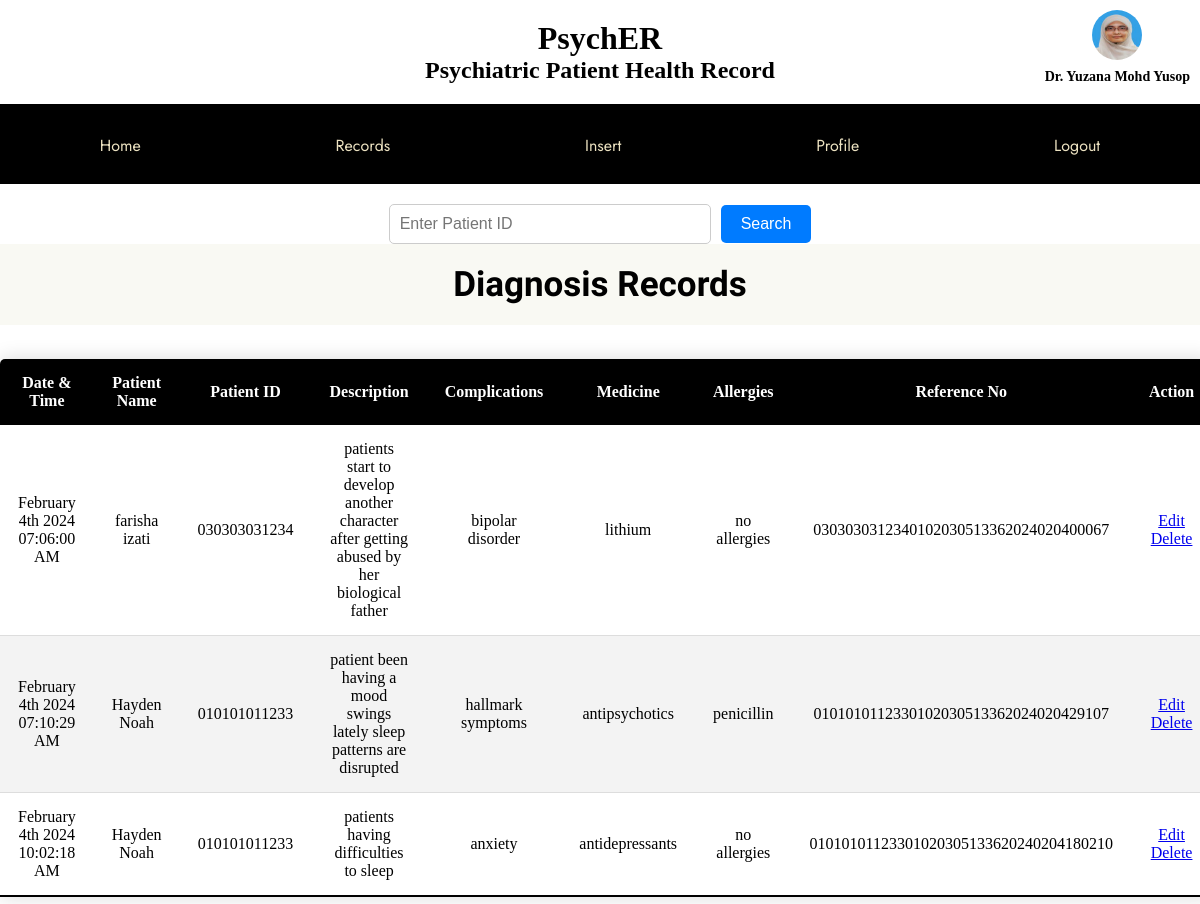
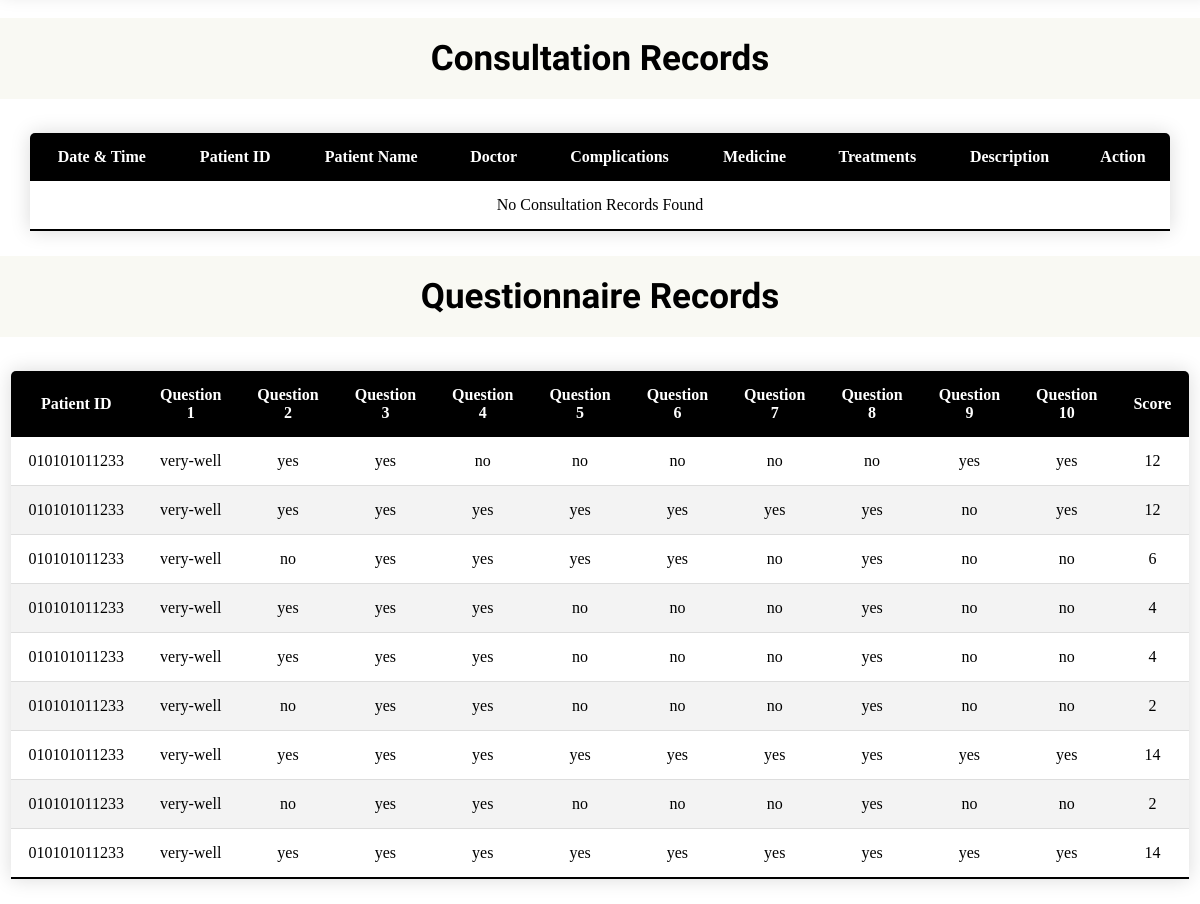
Page /drecords.php (signed in) on the committed database (2 pictures, top to bottom).
### tables this page shows
CREATE TABLE `medical_administration` (
  `Patient_SSN` varchar(20) NOT NULL,
  `Doctor_SSN` varchar(20) NOT NULL,
  `Date_Time` datetime NOT NULL,
  `Description` longtext NOT NULL,
  `Complication` longtext DEFAULT NULL,
  `Medicine` longtext DEFAULT NULL,
  `Allergies` longtext DEFAULT NULL
);

### drecords.php (the view, shortened to what this page needs)
<?php
require "connection.php";
$searchMode = isset($_GET['search']) && !empty($_GET['patientID']);
$patientID = $searchMode ? sanitizeInput($_GET['patientID']) : '';
$medicalAdminSql = "SELECT CONCAT(p.SSN, d.SSN, DATE_FORMAT(m.Date_Time,'%Y%m%d%s%i%k')) AS Reference,
                 DATE_FORMAT(m.Date_Time,'%M %D %Y %r') AS Date_Time,
                 CONCAT(d.F_Name,' ',d.L_Name) AS doctor_fullname,
                 CONCAT(p.F_Name,' ',p.L_Name) AS patient_fullname,
                 m.Patient_SSN, m.Description, m.Complication, m.Medicine, m.Allergies
                 FROM medical_administration m, patient p, doctor d
                 WHERE p.SSN = m.Patient_SSN AND d.SSN = m.Doctor_SSN";
$medicalAdminStmt = mysqli_stmt_init($conn);
if (!mysqli_stmt_prepare($medicalAdminStmt, $medicalAdminSql)) {
    header("Location:drecords.php?error=sqlerror");
    exit();
}
mysqli_stmt_execute($medicalAdminStmt);
$medicalAdminResult = mysqli_stmt_get_result($medicalAdminStmt);
$uid = $_SESSION["userID"];
$consultationSql = "SELECT CONCAT(p.SSN, d.SSN, DATE_FORMAT(c.Date_Time,'%Y%m%d%s%i%k')) AS Reference,
                    DATE_FORMAT(c.Date_Time,'%M %D %Y %r') AS Date_Time,
                    CONCAT(d.F_Name,' ',d.L_Name) AS doctor_fullname,
                    CONCAT(p.F_Name,' ',p.L_Name) AS patient_fullname,
                    c.Patient_SSN, c.Complications, c.Medicines, c.Description1, c.Treatments
                    FROM consultation c
                    INNER JOIN patient p ON c.Patient_SSN = p.SSN
                    INNER JOIN doctor d ON c.Doctor_SSN = d.SSN
                    WHERE c.Doctor_SSN = ?";
$consultationStmt = mysqli_stmt_init($conn);
if (!mysqli_stmt_prepare($consultationStmt, $consultationSql)) {
    header("Location:drecords.php?error=sqlerror");
    exit();
}
if ($searchMode) {
    mysqli_stmt_bind_param($consultationStmt, "ss", $uid, $patientID);
} else {
    mysqli_stmt_bind_param($consultationStmt, "s", $uid);
}
mysqli_stmt_execute($consultationStmt);
$consultationResult = mysqli_stmt_get_result($consultationStmt);
$uid = $_SESSION["userID"];
$sql = "SELECT SSN, CONCAT(F_Name, ' ', L_Name) AS Full_name FROM doctor WHERE SSN=?";
$stmt = mysqli_stmt_init($conn);
if (!mysqli_stmt_prepare($stmt, $sql)) {
    header("Location: ddashboard.php?error=sqlerror");
    exit();
}
mysqli_stmt_bind_param($stmt, "s", $uid);
mysqli_stmt_execute($stmt);
$result = mysqli_stmt_get_result($stmt);
$loggedInDoctorDetails = mysqli_fetch_assoc($result);
if (isset($_SESSION['doctorFullName'])) {
    $doctorFullName = htmlspecialchars($_SESSION['doctorFullName']);
} else {
    $doctorFullName = htmlspecialchars($loggedInDoctorDetails["Full_name"]);
}
?>
<!DOCTYPE html>
<html lang="en" dir="ltr">
  <head>
    <link rel="stylesheet" type="text/css" href="drecords_style.css">
  </head>
  <body>
    <div class="header">
        <div>
            <h1>PsychER</h1>
            <h2>Psychiatric Patient Health Record</h2>
        </div>
        <div class="doctor-info">
            <img src="Resource/rosliza.jpg">
            <h2><?php echo htmlspecialchars($doctorFullName); ?></h2>
        </div>
    </div>
    <div class="navigation-bar">
        <a href="ddashboard.php">Home</a>
        <a href="drecords.php">Records</a>
        <a href="dinsert.php">Insert</a>
        <a href="dprofile.php">Profile</a>
        <a href="logout.php">Logout</a>
    </div>
<div class="search-form">
    <form action="drecords.php" method="GET">
        <div class="search-container">
            <input type="text" name="patientID" placeholder="Enter Patient ID" class="search-input">
            <button type="submit" name="search" class="search-button">Search</button>
        </div>
    </form>
</div>
    <div class='welcome'><h2 class='mssg'>Diagnosis Records</h2></div>
    <div class='table_box'>
        <table class='content-table'>
            <thead>
                <tr>
                    <th>Date & Time</th>
                    <th>Patient Name</th>
                    <th>Patient ID</th>
                    <th>Description</th>
                    <th>Complications</th>
                    <th>Medicine</th>
                    <th>Allergies</th>
                    <th>Reference No</th>
                    <th>Action</th>
                </tr>
            </thead>
            <tbody>
                <?php
                if (mysqli_num_rows($medicalAdminResult) > 0) {
                    while ($row = mysqli_fetch_assoc($medicalAdminResult)) {
                        echo "<tr>
                                <td>{$row['Date_Time']}</td>
                                <td>{$row['patient_fullname']}</td>
                                <td>{$row['Patient_SSN']}</td>
                                <td>{$row['Description']}</td>
                                <td>{$row['Complication']}</td>
                                <td>{$row['Medicine']}</td>
                                <td>{$row['Allergies']}</td>
                                <td>{$row['Reference']}</td>
                                <td>
                                    <a href='editDiagnosis.php?ref={$row['Reference']}'>Edit</a>
                                    <a href='javascript:void(0);' onclick='confirmDeleteMedical(\"{$row['Reference']}\")'>Delete</a>
                                </td>
                              </tr>";
                    }
                } else {
                    echo "<tr><td colspan='9'>No Medical Administration Records Found</td></tr>";
                }
                ?>
            </tbody>
        </table>
    </div>
        <div class='welcome'><h2 class='mssg'>Consultation Records</h2></div>
        <div class='table_box'>
            <table class='content-table'>
                <thead>
                    <tr>
                        <th>Date & Time</th>
                        <th>Patient ID</th>
                        <th>Patient Name</th>
                        <th>Doctor</th>
                        <th>Complications</th>
                        <th>Medicine</th>
                        <th>Treatments</th>
                        <th>Description</th>
                        <th>Action</th>
                    </tr>
                </thead>
                <tbody>
                    <?php
                    if (mysqli_num_rows($consultationResult) > 0) {
                        while ($row = mysqli_fetch_assoc($consultationResult)) {
                            echo "<tr>
                                    <td>{$row['Date_Time']}</td>
                                    <td>{$row['Patient_SSN']}</td>
                                    <td>{$row['patient_fullname']}</td>
                                    <td>{$row['doctor_fullname']}</td>
                                    <td>{$row['Complications']}</td>
                                    <td>{$row['Medicines']}</td>
                                    <td>{$row['Treatments']}</td>
                                    <td>{$row['Description1']}</td>
                                    <td>
                                        <a href='editRecord.php?ref={$row['Reference']}'>Edit</a>
                                        <a href='javascript:void(0);' onclick='confirmDelete(\"{$row['Reference']}\")'>Delete</a>
                                    </td>
                                  </tr>";
                        }
                    } else {
                        echo "<tr><td colspan='9'>No Consultation Records Found</td></tr>";
                    }
                    ?>
                </tbody>
            </table>
        </div>
<div class='welcome'><h2 class='mssg'>Questionnaire Records</h2></div>
<div class='table_box'>
    <table class='content-table'>
        <thead>
            <tr>
                <th>Patient ID</th>
                <th>Question 1</th>
                <th>Question 2</th>
                <th>Question 3</th>
                <th>Question 4</th>
                <th>Question 5</th>
                <th>Question 6</th>
                <th>Question 7</th>
                <th>Question 8</th>
                <th>Question 9</th>
                <th>Question 10</th>
                <th>Score</th>
            </tr>
        </thead>
        <tbody>
            <?php
            $questionnaireSql = "SELECT qr.Patient_SSN, qr.q1, qr.q2, qr.q3, qr.q4, qr.q5, qr.q6, qr.q7, qr.q8, qr.q9, qr.q10, qr.score, p.SSN AS Patient_ID
                     FROM questionnaire_responses qr
                     INNER JOIN patient p ON qr.Patient_SSN = p.SSN";
            $questionnaireStmt = mysqli_stmt_init($conn);
            if (!mysqli_stmt_prepare($questionnaireStmt, $questionnaireSql)) {
                header("Location:drecords.php?error=sqlerror");
                exit();
            }
            mysqli_stmt_execute($questionnaireStmt);
            $questionnaireResult = mysqli_stmt_get_result($questionnaireStmt);
            if (mysqli_num_rows($questionnaireResult) > 0) {
                while ($row = mysqli_fetch_assoc($questionnaireResult)) {
                    echo "<tr>
                            <td>{$row['Patient_ID']}</td>
                            <td>{$row['q1']}</td>
                            <td>{$row['q2']}</td>
                            <td>{$row['q3']}</td>
                            <td>{$row['q4']}</td>
                            <td>{$row['q5']}</td>
                            <td>{$row['q6']}</td>
                            <td>{$row['q7']}</td>
                            <td>{$row['q8']}</td>
                            <td>{$row['q9']}</td>
                            <td>{$row['q10']}</td>
                            <td>{$row['score']}</td>
                          </tr>";
                }
            } else {
                echo "<tr><td colspan='13'>No Questionnaire Records Found</td></tr>";
            }
            ?>
        </tbody>
    </table>
</div>
  </body>
</html>

### drecords_style.css (style rules this page uses)
* { margin: 0; padding: 0; }
body { text-align: center; }
.header { text-align: center; margin: 20px; }
.doctor-info { position: absolute; top: 10px; right: 10px; text-align: center; }
.doctor-info img { width: 50px; height: 50px; border-radius: 50%; }
.doctor-info h2 { margin-top: 5px; font-size: 14px; }
.navigation-bar { background-color: black; overflow: hidden; font-family: "Jost", sans-serif; height: 80px; text-align: center; }
.navigation-bar a { display: inline-block; font-size: 16px; text-decoration: none; color: #ece2c1; padding: 30px 15px; margin: 0 80px; }
.search-form { margin-top: 20px; text-align: center; }
.search-container { display: flex; justify-content: center; align-items: center; }
.search-input { padding: 10px; width: 300px; border: 1px solid #ccc; border-radius: 5px; font-size: 16px; outline: none; }
.search-button { background-color: #007BFF; color: white; border: none; border-radius: 5px; padding: 10px 20px; margin-left: 10px; cursor: pointer; font-size: 16px; }
.content-table { border-collapse: collapse; margin: 25px auto; font-size: 1em; width: 95%; max-width: 98%; border-radius: 5px 5px 0 0; overflow: hidden; box-shadow: 0 0 20px rgba(0, 0, 0, 0.15); }
.content-table thead tr { background-color: black; color: white; text-align: left; font-weight: bold; }
.content-table th, .content-table td { padding: 15px 18px; text-align: center; }
.content-table tbody tr { border-bottom: 1px solid #dddddd; }
.content-table tbody tr:nth-of-type(even) { background-color: #f3f3f3; }
.content-table tbody tr:last-of-type { border-bottom: 2px solid black; }
.welcome { width: 100%; height: 90px; }
.mssg { font-family: "Barlow Condensed", sans-serif; font-size: 35px; background: #f9f9f3; text-align: center; padding: 20px; }

### rows in the picture
medical_administration: Date_Time "February 4th 2024 07:06:00 AM", patient_fullname "farisha izati", Patient_SSN "030303031234", Description "patients start to develop another character after getting abused by her biological father", Complication "bipolar disorder", Medicine "lithium", Allergies "no allergies", Reference "0303030312340102030513362024020400067"
medical_administration: Date_Time "February 4th 2024 07:10:29 AM", patient_fullname "Hayden Noah", Patient_SSN "010101011233", Description "patient been having a mood swings lately sleep patterns are disrupted", Complication "hallmark symptoms", Medicine "antipsychotics", Allergies "penicillin", Reference "0101010112330102030513362024020429107"
medical_administration: Date_Time "February 4th 2024 10:02:18 AM", patient_fullname "Hayden Noah", Patient_SSN "010101011233", Description "patients having difficulties to sleep", Complication "anxiety", Medicine "antidepressants", Allergies "no allergies", Reference "01010101123301020305133620240204180210"

### other values in the picture
$doctorFullName "Dr. Yuzana Mohd Yusop"
$row['Patient_ID'] "010101011233"
$row['q1'] "very-well"
$row['q2'] "yes"
$row['q3'] "yes"
$row['q4'] "no"
$row['q5'] "no"
$row['q6'] "no"
$row['q7'] "no"
$row['q8'] "no"
$row['q9'] "yes"
$row['q10'] "yes"
$row['score'] "12"
$row['q4'] "yes"
$row['q5'] "yes"
